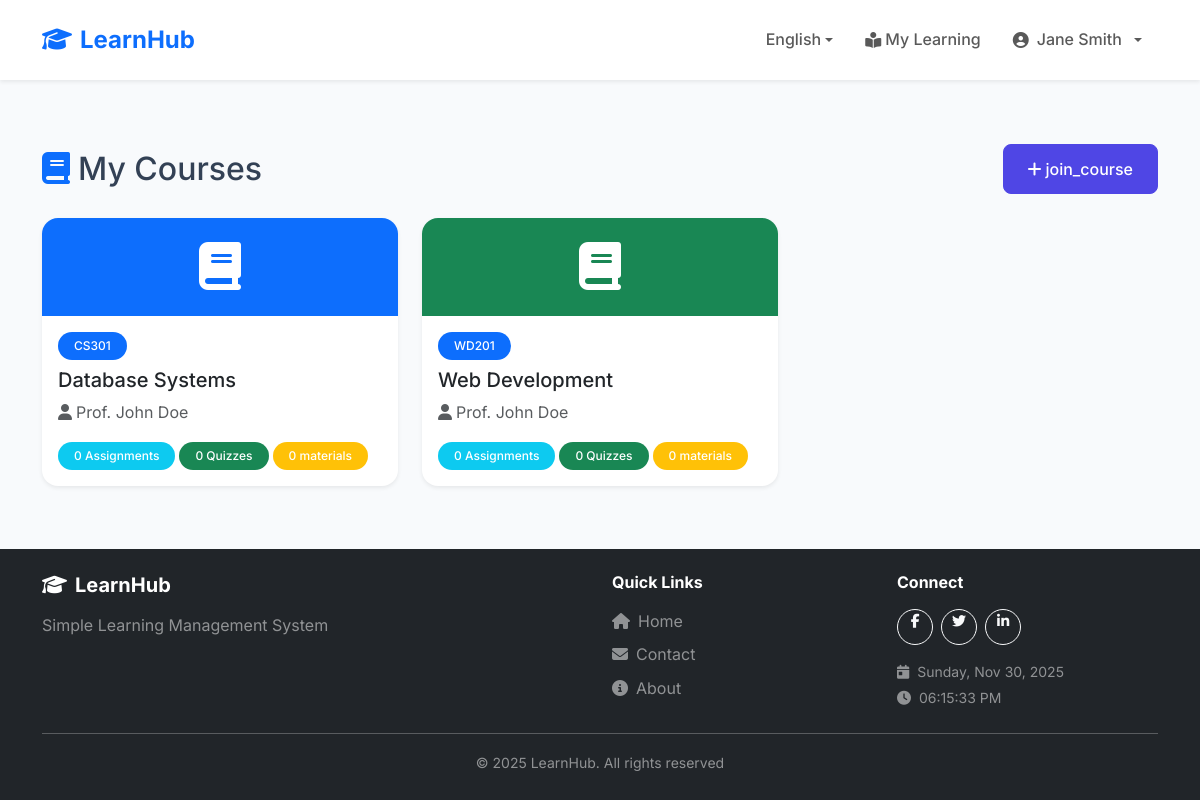
The page /student/course.php (signed in) on the database its author committed.
### tables this page shows
CREATE TABLE users (
    id INT AUTO_INCREMENT PRIMARY KEY,
    username VARCHAR(50) UNIQUE NOT NULL,
    email VARCHAR(100) UNIQUE NOT NULL,
    password VARCHAR(255) NOT NULL,
    full_name VARCHAR(100) NOT NULL,
    role ENUM('student', 'teacher', 'admin') DEFAULT 'student',
    status ENUM('pending', 'approved', 'rejected', 'suspended') DEFAULT 'approved',
    student_id VARCHAR(20) NULL,
    profile_picture VARCHAR(255) NULL,
    phone VARCHAR(20) NULL,
    bio TEXT NULL,
    verification_token VARCHAR(100) NULL,
    verification_document VARCHAR(255) NULL,
    verified_at TIMESTAMP NULL,
    verified_by INT NULL,
    created_at TIMESTAMP DEFAULT CURRENT_TIMESTAMP,
    FOREIGN KEY (verified_by) REFERENCES users(id) ON DELETE SET NULL
);

CREATE TABLE courses (
    id INT AUTO_INCREMENT PRIMARY KEY,
    teacher_id INT NOT NULL,
    course_code VARCHAR(20) NOT NULL,
    course_name VARCHAR(100) NOT NULL,
    description TEXT,
    created_at TIMESTAMP DEFAULT CURRENT_TIMESTAMP,
    FOREIGN KEY (teacher_id) REFERENCES users(id) ON DELETE CASCADE
);

### config/languages.php (called while the page is built, shortened)
<?php
$currentLanguage = $_SESSION['language'];
$translationFile = __DIR__ . '/../lang/' . $currentLanguage . '.php';
if (file_exists($translationFile)) {
    $translations = require $translationFile;
} else {
    $translations = require __DIR__ . '/../lang/en.php';
}
function __($key) {
    global $translations;
    return $translations[$key] ?? $key;
}
function getCurrentLanguage() {
    return $_SESSION['language'] ?? 'en';
}
function getLanguageDirection() {
    $rtlLanguages = ['ar'];
    return in_array(getCurrentLanguage(), $rtlLanguages) ? 'rtl' : 'ltr';
}

### config/helpers/auth.php (called while the page is built, shortened)
<?php
function isLoggedIn() {
    return isset($_SESSION['user_id']);
}
function getCurrentUser() {
    global $pdo;
    if ($pdo) {
        $stmt = $pdo->prepare("SELECT * FROM users WHERE id = ?");
        $stmt->execute([$_SESSION['user_id']]);
        return $stmt->fetch();
    }
    return [
        'id' => $_SESSION['user_id'] ?? null,
        'full_name' => $_SESSION['user_name'] ?? '',
        'role' => $_SESSION['user_role'] ?? ''
    ];
}
function hasRole($role) {
    return isset($_SESSION['user_role']) && $_SESSION['user_role'] === $role;
}
?>

### config/helpers/validation.php (called while the page is built, shortened)
<?php
function sanitize($input) {
    return htmlspecialchars(trim($input), ENT_QUOTES, 'UTF-8');
}
?>

### student/course.php (the view, shortened to what this page needs)
<?php
require_once '../config/config.php';
$user = getCurrentUser();
$stmt = $pdo->prepare("
    SELECT c.*, u.full_name as teacher_name,
           (SELECT COUNT(*) FROM assignments WHERE course_id = c.id) as assignment_count,
           (SELECT COUNT(*) FROM quizzes WHERE course_id = c.id) as quiz_count,
           (SELECT COUNT(*) FROM materials WHERE course_id = c.id) as material_count
    FROM courses c
    JOIN enrollments e ON c.id = e.course_id
    JOIN users u ON c.teacher_id = u.id
    WHERE e.student_id = ?
    ORDER BY e.enrolled_at DESC
");
$stmt->execute([$user['id']]);
$courses = $stmt->fetchAll();
include '../includes/header.php';
?>
<div class="container my-5">
    <div class="d-flex justify-content-between align-items-center mb-4">
        <h2 class="mb-0"><i class="fas fa-book text-primary <?= getLanguageDirection() === 'rtl' ? 'ms-2' : 'me-2' ?>"></i><?= __('my_courses') ?></h2>
        <button class="btn btn-primary" data-bs-toggle="modal" data-bs-target="#enrollModal">
            <i class="fas fa-plus <?= getLanguageDirection() === 'rtl' ? 'ms-1' : 'me-1' ?>"></i><?= __('join_course') ?>
        </button>
    </div>
    <?php if (empty($courses)): ?>
        <div class="card border-0 shadow-sm">
            <div class="card-body">
                <div class="text-center py-5">
                    <i class="fas fa-book fa-4x text-muted mb-3"></i>
                    <p class="text-muted mb-3"><?= __('no_courses_enrolled') ?></p>
                    <button class="btn btn-primary" data-bs-toggle="modal" data-bs-target="#enrollModal">
                        <i class="fas fa-plus <?= getLanguageDirection() === 'rtl' ? 'ms-1' : 'me-1' ?>"></i><?= __('join_course') ?>
                    </button>
                </div>
            </div>
        </div>
    <?php else: ?>
        <div class="row g-4">
            <?php
            $colors = ['primary', 'success', 'warning', 'danger', 'info', 'secondary'];
            foreach ($courses as $index => $course):
                $colorClass = $colors[$index % count($colors)];
            ?>
                <div class="col-md-4">
                    <a href="course-details.php?id=<?= $course['id'] ?>" class="text-decoration-none">
                        <div class="card h-100 border-0 shadow-sm hover-card">
                            <div class="card-header bg-<?= $colorClass ?> text-white border-0 text-center py-4">
                                <i class="fas fa-book fa-3x"></i>
                            </div>
                            <div class="card-body">
                                <span class="badge bg-primary mb-2"><?= sanitize($course['course_code']) ?></span>
                                <h5 class="card-title text-dark"><?= sanitize($course['course_name']) ?></h5>
                                <p class="text-muted mb-3"><i class="fas fa-user <?= getLanguageDirection() === 'rtl' ? 'ms-1' : 'me-1' ?>"></i><?= sanitize($course['teacher_name']) ?></p>
                                <div class="d-flex gap-1 flex-wrap">
                                    <span class="badge bg-info"><?= $course['assignment_count'] ?> <?= __('assignments') ?></span>
                                    <span class="badge bg-success"><?= $course['quiz_count'] ?> <?= __('quizzes') ?></span>
                                    <span class="badge bg-warning"><?= $course['material_count'] ?> <?= __('materials') ?></span>
                                </div>
                            </div>
                        </div>
                    </a>
                </div>
            <?php endforeach; ?>
        </div>
    <?php endif; ?>
</div>
<?php include '../includes/footer.php'; ?>

### includes/header.php (shortened to what this page needs)
<?php
$currentUser = getCurrentUser();
?>
<!DOCTYPE html>
<html lang="<?= getCurrentLanguage() ?>" dir="<?= getLanguageDirection() ?>">
<head>
    <link href="https://cdn.jsdelivr.net/npm/bootstrap@5.3.2/dist/css/bootstrap.min.css" rel="stylesheet">
    <link rel="stylesheet" href="https://cdnjs.cloudflare.com/ajax/libs/font-awesome/6.4.2/css/all.min.css">
    <link rel="stylesheet" href="<?= SITE_URL ?>/assets/css/style.css?v=<?= time() ?>">
</head>
<body>
    <nav class="navbar navbar-expand-lg navbar-light bg-white shadow-sm sticky-top">
        <div class="container">
            <a class="navbar-brand fw-bold text-primary" href="<?= SITE_URL ?>">
                <i class="fas fa-graduation-cap <?= getLanguageDirection() === 'rtl' ? 'ms-2' : 'me-2' ?>"></i><?= SITE_NAME ?>
            </a>
            <div class="collapse navbar-collapse" id="navbarNav">
                <ul class="navbar-nav <?= getLanguageDirection() === 'rtl' ? 'me-auto' : 'ms-auto' ?> align-items-center">
                    <li class="nav-item dropdown">
                        <a class="nav-link dropdown-toggle" href="#" id="langDropdown" role="button" data-bs-toggle="dropdown">
                            <?= AVAILABLE_LANGUAGES[getCurrentLanguage()]['flag'] ?> <?= AVAILABLE_LANGUAGES[getCurrentLanguage()]['name'] ?>
                        </a>
                    </li>
                    <?php if (isLoggedIn()): ?>
                        <?php if (hasRole('student')): ?>
                            <li class="nav-item">
                                <a class="nav-link" href="<?= SITE_URL ?>/student/index.php">
                                    <i class="fas fa-book-open-reader <?= getLanguageDirection() === 'rtl' ? 'ms-1' : 'me-1' ?>"></i><?= __('my_learning') ?>
                                </a>
                            </li>
                        <?php endif; ?>
                        <li class="nav-item dropdown">
                            <a class="nav-link dropdown-toggle d-flex align-items-center gap-2" href="#" id="userDropdown" role="button" data-bs-toggle="dropdown">
                                <?php if (!empty($currentUser['profile_picture'])): ?>
                                    <img src="<?= SITE_URL ?>/uploads/<?= sanitize($currentUser['profile_picture']) ?>"
                                         class="rounded-circle"
                                         class="rounded-circle avatar-sm"
                                         alt="<?= sanitize($currentUser['full_name']) ?>">
                                <?php else: ?>
                                    <i class="fas fa-user-circle"></i>
                                <?php endif; ?>
                                <span><?= sanitize($currentUser['full_name']) ?></span>
                            </a>
                        </li>
                    <?php endif; ?>
                </ul>
            </div>
        </div>
    </nav>
    <main>

### assets/css/style.css (style rules this page uses)
:root { --primary-color: #4f46e5; --primary-dark: #4338ca; --secondary-color: #06b6d4; --success-color: #10b981; --warning-color: #f59e0b; --danger-color: #ef4444; --dark-color: #1f2937; --light-color: #f8fafc; --gradient-primary: linear-gradient(135deg, #4f46e5 0%, #06b6d4 100%); }
html, body { height: 100%; margin: 0; }
body { font-family: 'Inter', sans-serif; background-color: #f8fafc; color: #334155; line-height: 1.6; display: flex; flex-direction: column; min-height: 100vh; }
main { flex: 1 0 auto; }
a { text-decoration: none; transition: all 0.3s ease; }
.hover-card { transition: all 0.3s ease; }
.navbar { padding: 1rem 0; }
.navbar-brand { font-size: 1.5rem; flex-shrink: 0; transition: all 0.3s ease; cursor: pointer; }
.navbar-brand i { display: inline-block; transition: transform 0.3s ease; }
.navbar-collapse { flex-grow: 1; }
.nav-link { font-weight: 500; padding: 0.5rem 1rem !important; border-radius: 0.5rem; transition: all 0.3s ease; display: inline-flex; align-items: center; white-space: nowrap; }
.nav-link i { display: inline-block; flex-shrink: 0; }
.card { border: none; border-radius: 1rem; box-shadow: 0 4px 6px -1px rgba(0, 0, 0, 0.1), 0 2px 4px -1px rgba(0, 0, 0, 0.06); transition: all 0.3s ease; overflow: hidden; }
.btn-primary { background: var(--primary-color); border-color: var(--primary-color); padding: 0.75rem 1.5rem; border-radius: 0.5rem; font-weight: 500; }
.badge { padding: 0.5rem 1rem; border-radius: 2rem; font-weight: 500; }

### rows shown on the page
users: full_name "Jane Smith"
courses: course_code "CS301", course_name "Database Systems", teacher.full_name "Prof. John Doe", assignment_count "0", quiz_count "0", material_count "0"
courses: course_code "WD201", course_name "Web Development", teacher.full_name "Prof. John Doe", assignment_count "0", quiz_count "0", material_count "0"

### other values the page prints
SITE_NAME "LearnHub"
AVAILABLE_LANGUAGES[getCurrentLanguage()]['name'] "English"
__('my_learning') "My Learning"
__('my_courses') "My Courses"
__('join_course') "join_course"
__('simple_lms') "Simple Learning Management System"
__('quick_links') "Quick Links"
__('home') "Home"
__('contact') "Contact"
__('about') "About"
__('connect') "Connect"
__('all_rights_reserved') "All rights reserved"
